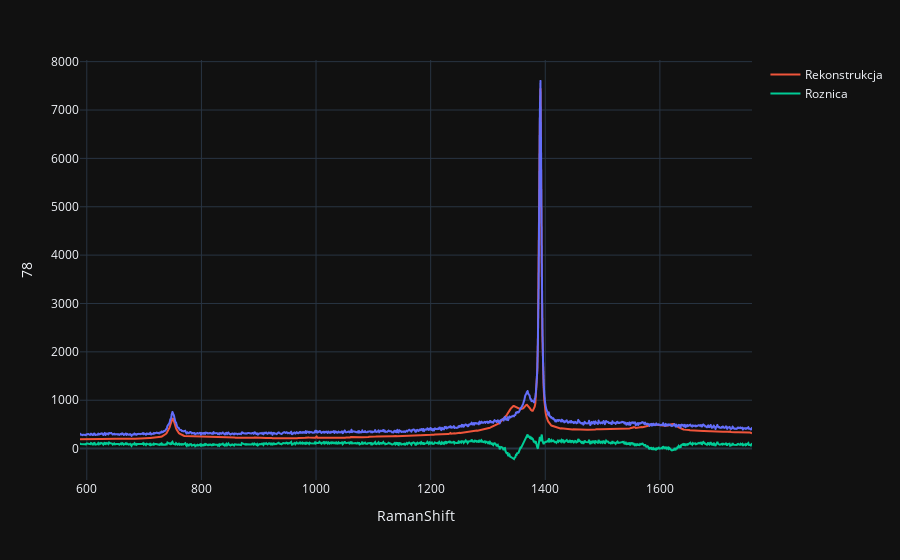

Notebook cell for this chart:
### Code cell
r = map_a.reconstruct(5)
d = map_a.data_matrix - r
i = 78
f = map_a.plotSpectrum(i)
f.add_scatter(x = map_a.raman_shift, y = r[i], mode='lines', name = 'Rekonstrukcja')
f.add_scatter(x = map_a.raman_shift, y = d[i], mode='lines', name = 'Roznica')
f.update_layout(hovermode="x")
f.show()

### Figure 1 — Plotly figure (JSON) as saved in the notebook; plotly's stock layout.template omitted (floating-point values rounded to 4 significant figures; data arrays with more than 128 entries replaced by an {"elided": "..."} marker saying what was removed)
{"data": [{"hovertemplate": "RamanShift=%{x}<br>78=%{y}<extra></extra>", "legendgroup": "", "line": {"color": "#636efa", "dash": "solid"}, "marker": {"symbol": "circle"}, "mode": "lines", "name": "", "showlegend": false, "x": {"elided": "1011 float values"}, "xaxis": "x", "y": {"elided": "1011 float values"}, "yaxis": "y", "type": "scattergl"}, {"mode": "lines", "name": "Rekonstrukcja", "x": {"elided": "1011 float values"}, "y": {"elided": "1011 float values"}, "type": "scatter"}, {"mode": "lines", "name": "Roznica", "x": {"elided": "1011 float values"}, "y": {"elided": "1011 float values"}, "type": "scatter"}], "layout": {"xaxis": {"anchor": "y", "domain": [0.0, 1.0], "title": {"text": "RamanShift"}}, "yaxis": {"anchor": "x", "domain": [0.0, 1.0], "title": {"text": "78"}}, "legend": {"tracegroupgap": 0}, "margin": {"t": 60}, "hovermode": "x"}}
